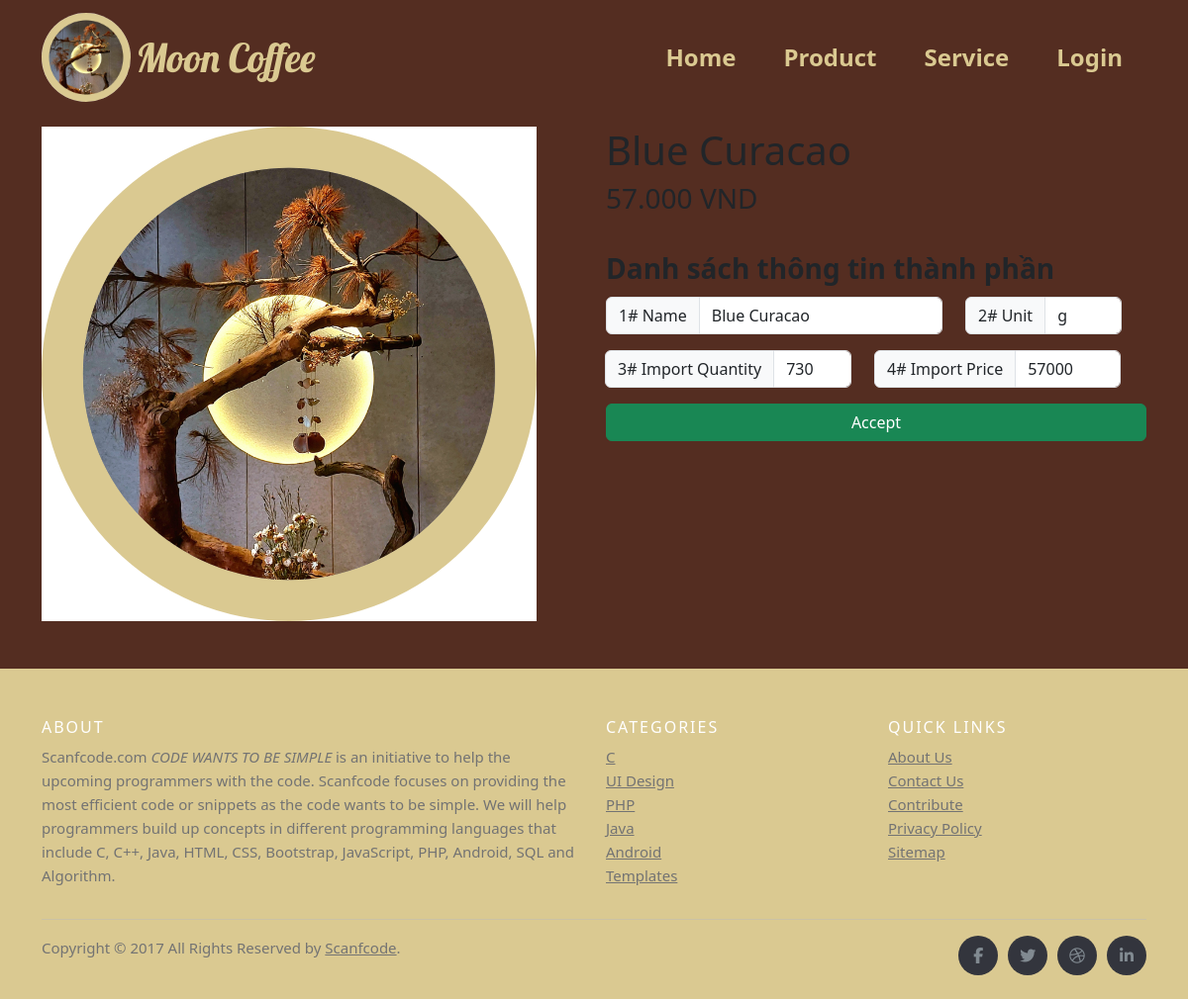
/admin/ingredient_edit.php?id_id=43, run on the app's committed database.
### tables this page shows
CREATE TABLE `ingredient_defaut` (
  `id_id` int(100) NOT NULL COMMENT 'Gốc Id',
  `id_name` varchar(255) DEFAULT NULL COMMENT 'Gốc tên',
  `id_import_quantity` int(255) DEFAULT NULL COMMENT 'Gốc số lượng nhập',
  `id_unit` enum('g','ml') DEFAULT NULL COMMENT 'Gốc đơn vị',
  `id_import_price` int(255) DEFAULT NULL COMMENT 'Gốc giá nhập'
);

### admin/ingredient_edit.php (the view, shortened to what this page needs)
<!DOCTYPE html>
<html lang="en">
<head>
    <?php
    include("../system/head.php");
    include("../system/conn_db.php");
    ?>
</head>
<body>
    <?php
    include("../system/header.php");
    $id_id = $_GET["id_id"];
    $query_ingredient = "SELECT id.* FROM ingredient_defaut id  WHERE id.id_id = {$id_id}  LIMIT 0,1";
    $result_ingredient = $mysqli->query($query_ingredient);
    $ingredient_row = $result_ingredient->fetch_array();
    ?>
    <div class="container-lg pt-5" id="shop-body">
        <nav aria-label="breadcrumb" class ="d-flex">
            <a class="nav nav-item text-decoration-none text-muted mb-2" href="#" onclick="history.back();">
            </a>
        </nav>
        <div class="row row-cols-1 row-cols-md-2 mb-5 mt-5">
            <div class="col mb-3 mb-md-0 logo">
                <img src='../img/logo.png' class="img-fluid rounded-25 float-start">
            </div>
            <div class="col text-wrap">
                <h1 class="">
                    <?php echo $ingredient_row["id_name"] ?>
                </h1>
                <h3 class="">
                    <?php echo number_format($ingredient_row["id_import_price"], 0, ',', '.'); ?> VND
                </h3>
                <br>
                <div class="mt-0">
                    <div class="fs-3 mb-2 fw-bold"> Danh sách thông tin thành phần</div>
                    <form action="ingredient_edit.php" method="POST">
                        <div class="col text-wrap">
                            <div class="row input-group">
                                <div class="col-8">
                                    <div class="input-group mb-3">
                                        <span class="input-group-text" id="inputGroup-sizing-default">1# Name</span>
                                        <input name="id_name" type="text" class="form-control"
                                            aria-label="Sizing example input"
                                            aria-describedby="inputGroup-sizing-default"
                                            value="<?php echo $ingredient_row["id_name"] ?>" required>
                                    </div>
                                </div>
                                <div class="col-4">
                                    <div class="input-group mb-3">
                                        <span class="input-group-text" id="inputGroup-sizing-default">2# Unit</span>
                                        <input name="id_unit" type="text" class="form-control"
                                            aria-label="Sizing example input"
                                            aria-describedby="inputGroup-sizing-default"
                                            value="<?php echo $ingredient_row["id_unit"] ?>" required>
                                    </div>
                                </div>
                                <div class="col-6">
                                    <div class="input-group mb-3">
                                        <span class="input-group-text" id="inputGroup-sizing-default">3# Import
                                            Quantity</span>
                                        <input name="id_quantity" type="text" class="form-control"
                                            aria-label="Sizing example input"
                                            aria-describedby="inputGroup-sizing-default"
                                            value="<?php echo $ingredient_row["id_import_quantity"] ?>" required>
                                    </div>
                                </div>
                                <div class="col-6">
                                    <div class="input-group mb-3">
                                        <span class="input-group-text" id="inputGroup-sizing-default"> 4# Import
                                            Price</span>
                                        <input name="id_price" type="text" class="form-control"
                                            aria-label="Sizing example input"
                                            aria-describedby="inputGroup-sizing-default"
                                            value="<?php echo $ingredient_row["id_import_price"] ?>" required>
                                    </div>
                                </div>
                            </div>
                            <div class="form-amount text-end">
                                <button class="btn btn-success w-100" type="submit"
                                    name="edit_ingredient_cfm">Accept</button>
                            </div>
                        </div>
                    </form>
                </div>
            </div>
        </div>
    </div>
    <?php
    include("../system/footer.php");
    ?>
</body>
</html>

### css/style.css (style rules this page uses)
body { background-color: #542D21; }

### data on the page
ingredient_defaut: id_name "Blue Curacao", id_import_price "57.000", id_unit "g", id_quantity "730", id_price "57000"
